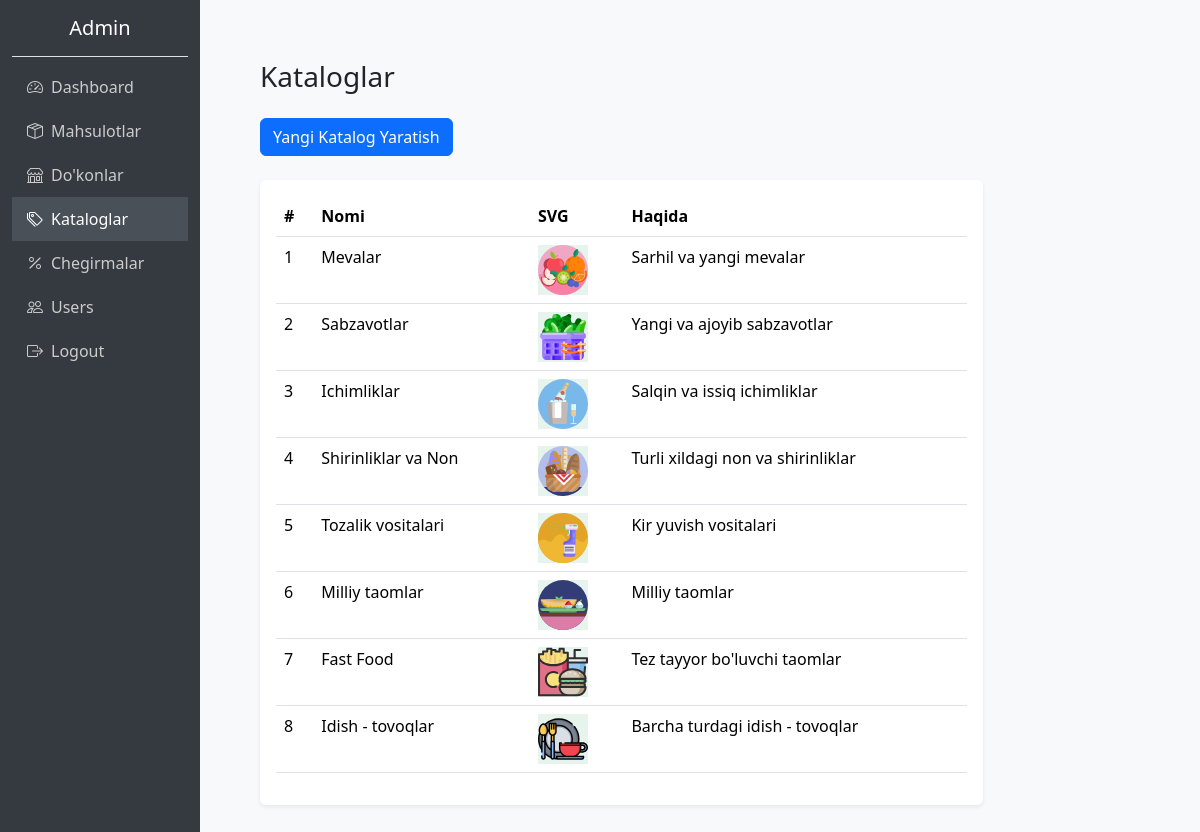
Before: /control/admin/categories/ with the older database file.
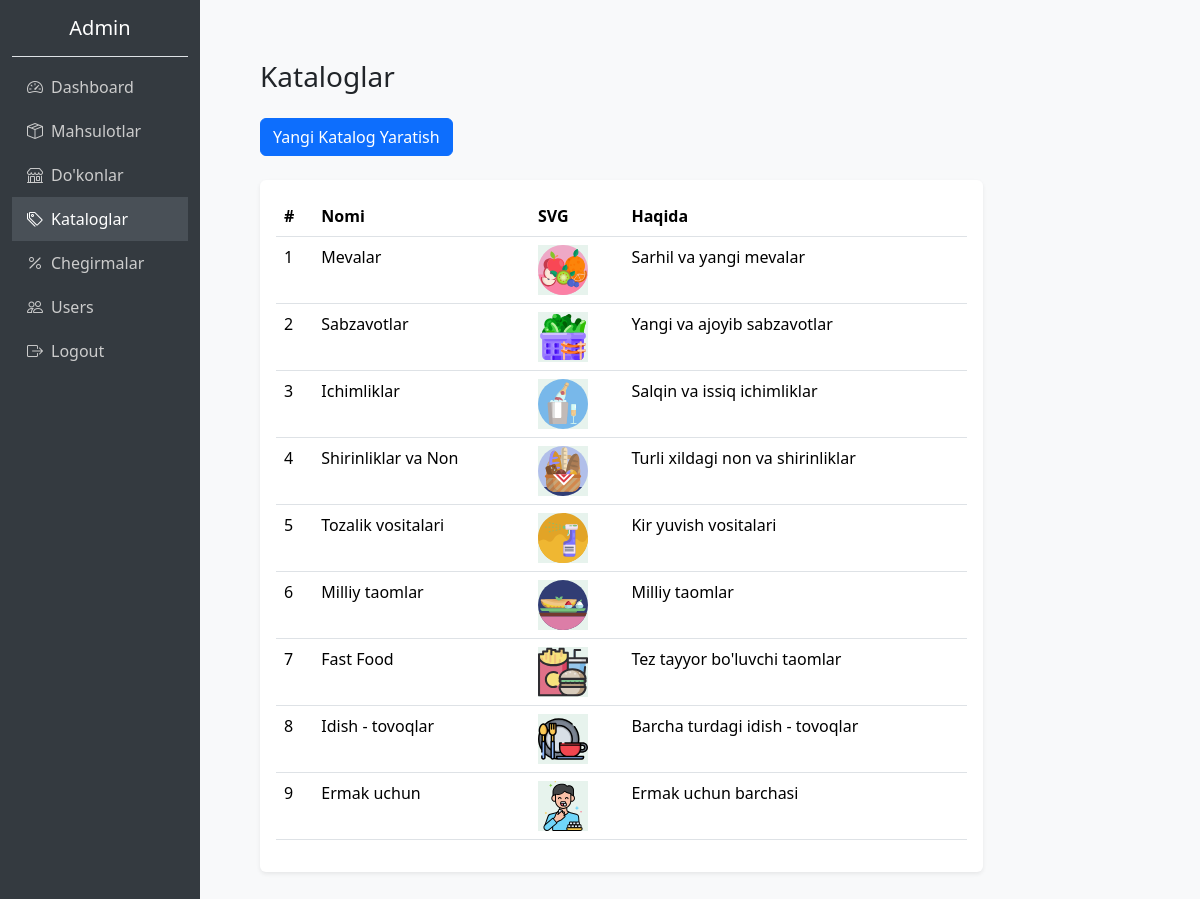
After: the same page with the newer database file.
### shop/models.py (models this page shows, shortened)
class Category(models.Model):
    name = models.CharField(max_length=100)
    svg = models.TextField()
    description = models.TextField()

### shop/views.py (the view)
# urls.py: path('control/admin/categories/', views.admin_categories, name='admin_categories'),
def admin_categories(request):
    if request.method == 'POST':
        form = CategoryForm(request.POST)
        if form.is_valid():
            form.save()
            return redirect('admin_categories')
    else:
        form = CategoryForm()
    categories = Category.objects.all()
    return render(request, 'admin/categories.html', {'form': form, 'categories': categories})

### shop/templates/admin/categories.html (shortened to what this page needs)
{% extends "base-admin.html" %}
{% block content %}
    <main class="col-md-10 content">
        <h3 class="mb-4">Kataloglar</h3>
        <div class="mb-4">
          <button class="btn btn-primary" data-bs-toggle="modal" data-bs-target="#addCategoryModal">
            Yangi Katalog Yaratish
          </button>
        </div>
        <div class="card shadow-sm border-0">
          <div class="card-body">
            <table class="table">
              <thead>
                <tr>
                  <th>#</th>
                  <th>Nomi</th>
                  <th>SVG</th>
                  <th>Haqida</th>
                </tr>
              </thead>
              <tbody>
                {% for category in categories %}
                <tr>
                  <td>{{ forloop.counter }}</td>
                  <td>{{ category.name }}</td>
                  <td>
                    <div class="category-icon bg-success bg-opacity-10 text-success" style="width: 50px; height: 50px;">
                        {{ category.svg|safe }}
                    </div>
                  </td>
                  <td>{{ category.description }}</td>
                </tr>
                {% endfor %}
              </tbody>
            </table>
          </div>
        </div>
      </main>
{% endblock content %}

### templates/base-admin.html (shortened to what this page needs)
<!DOCTYPE html>
<html lang="en">
<head>
  <link href="https://cdn.jsdelivr.net/npm/bootstrap@5.3.3/dist/css/bootstrap.min.css" rel="stylesheet">
  <link href="https://cdn.jsdelivr.net/npm/bootstrap-icons@1.10.5/font/bootstrap-icons.css" rel="stylesheet">
</head>
<body>
    <div class="container-fluid">
        <div class="row">
            <div class="col-md-2 sidebar d-flex flex-column">
              <h5 class="text-white text-center py-3 border-bottom">Admin</h5>
              <a href="{% url 'admin_dashboard' %}" class="{% if request.path == '/control/admin/dashboard/' %}active{% endif %}">
                  <i class="bi bi-speedometer2 me-2"></i>Dashboard
              </a>
              <a href="{% url 'admin_products' %}" class="{% if request.path == '/control/admin/products' %}active{% endif %}">
                  <i class="bi bi-box-seam me-2"></i>Mahsulotlar
              </a>
              <a href="{% url 'admin_shops' %}" class="{% if request.path == '/control/admin/shops/' %}active{% endif %}">
                  <i class="bi bi-shop me-2"></i>Do'konlar
              </a>
              <a href="{% url 'admin_categories' %}" class="{% if request.path == '/control/admin/categories/' %}active{% endif %}">
                  <i class="bi bi-tags me-2"></i>Kataloglar
              </a>
              <a href="{% url 'admin_offers' %}" class="{% if request.path == '/offers/' %}active{% endif %}">
                  <i class="bi bi-percent me-2"></i>Chegirmalar
              </a>
              <a href="{% url 'test' %}" class="{% if request.path == '/users/' %}active{% endif %}">
                  <i class="bi bi-people me-2"></i>Users
              </a>
              <a href="{% url 'test' %}" class="{% if request.path == '/logout/' %}active{% endif %}">
                  <i class="bi bi-box-arrow-right me-2"></i>Logout
              </a>
          </div>
            <main class="col-md-10 content">
                {% block content %}
                {% endblock %}
            </main>
        </div>
    </div>
</body>
</html>

### templates/base-admin.html (style rules this page uses)
body { background-color: #f8f9fa; }
.sidebar { min-height: 100vh; background-color: #343a40; }
.sidebar a { color: #ccc; text-decoration: none; padding: 10px 15px; display: block; }
.sidebar .active { background-color: #495057; color: #fff; }
.content { padding: 30px; }

Changed rows visible on the page:
added Category: name "Ermak uchun", description "Ermak uchun barchasi"
